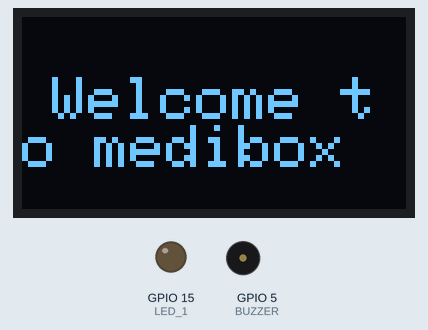
This sketch was run on a simulated ESP32. On the bench: 128×64 one-colour display, output pins drawn as LEDs (lit = HIGH), buzzer (waves = sounding, pin HIGH). The display library's start-up logo is not drawn.

Above: at 2.1 s.
At 4.2 s:
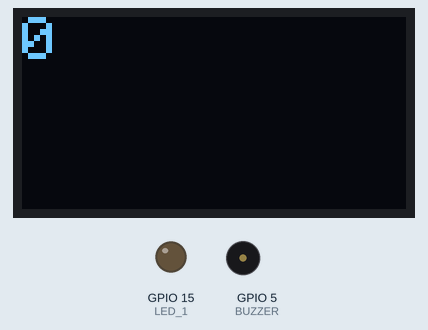
At 16.3 s:
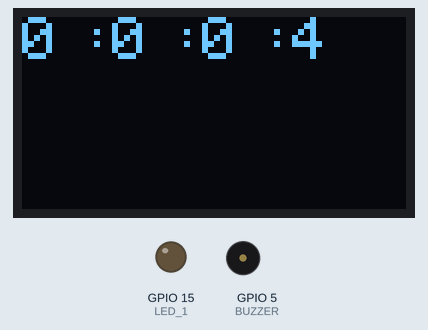
At 26.4 s:
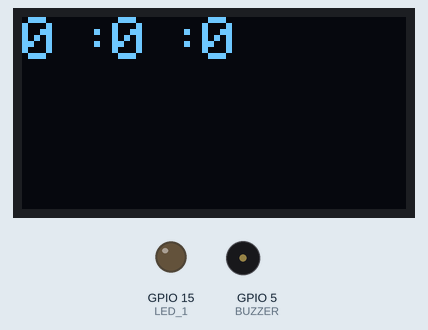
At 30.5 s:
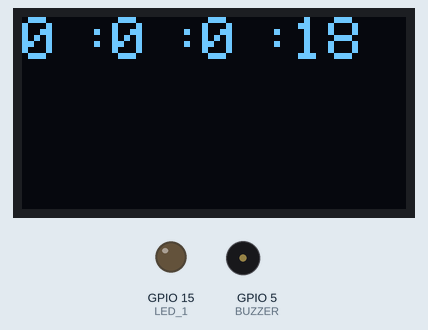
At 36.6 s:
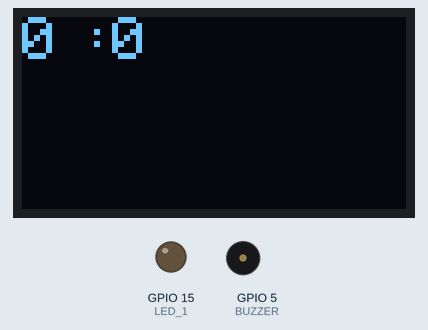

The sketch:

esp32_alarms.arduino.ino
```cpp
// include libraries
#include <Wire.h>
#include <Adafruit_GFX.h>
#include <Adafruit_SSD1306.h>

//define OLED parameters
#define SCREEN_WIDTH 128
#define SCREEN_HEIGHT 64
#define OLED_RESET -1
#define SCREEN_ADDRESS 0x3C

#define BUZZER 5
#define LED_1 15
#define PB_CANCEL 34

//declare objects
Adafruit_SSD1306 display(SCREEN_WIDTH,SCREEN_HEIGHT,&Wire ,OLED_RESET);

//Global variables
int days = 0;
int hours = 0;
int minutes = 0;
int seconds = 0;

unsigned long timeNow = 0 ;
unsigned long timeLast = 0 ;

bool alarm_enabled = true;
int n_alarms = 2;
int alarm_hours[] = {0,1};
int alarm_minutes[] = {1,10};
bool alarm_triggered[] = {false,false};

int n_notes = 8 ;
int C = 262;
int D = 294;
int E = 330;
int F = 349;
int G = 392;
int A = 440;
int B = 494;
int C_H = 523;
int notes[] = {C,D,E,F,G,A,B,C_H};

void setup() {

  pinMode(BUZZER, OUTPUT);
  pinMode(LED_1, OUTPUT);
  pinMode(PB_CANCEL, INPUT);

  //Initialize serial monitor and OLED display
  Serial.begin(115200);
  if (! display.begin(SSD1306_SWITCHCAPVCC, SCREEN_ADDRESS)){
    Serial.println(F("SSD1306 allocation failed"));
    for (;;);
  }


  //turn on OLED display
  display.display();
  delay(2000);

  //clear OLED display
  display.clearDisplay();

  print_line("Welcome to medibox",10,20,2);
  display.clearDisplay();
  //print_line();
  //display a custom message
//   display.setTextSize(1);
//   display.setTextColor(SSD1306_WHITE);
//   display.setCursor(0,0);
//   display.println(F("Welcome Medibox!"));
//   display.display();
//   delay(2000);

}

void loop() {
  // put your main code here, to run repeatedly
  update_time_with_check_alarms();
}
void print_line(String text , int column , int row , int text_size){
//void print_line(void){
    display.setTextSize(text_size);
    display.setTextColor(SSD1306_WHITE);
    display.setCursor(column,row);
    display.println(text);
    display.display();
    delay(2000);
    // display.clearDisplay();
    // display.setTextSize(2);
    // display.setTextColor(SSD1306_WHITE);
    // display.setCursor(0,0);
    // display.println(F("Welcome to medibox"));
    // display.display();
    // delay(2000);

}

void print_time_now(void){
  display.clearDisplay();
  print_line(String(days),0,0,2);
  print_line(":",20,0,2);
  print_line(String(hours),30,0,2);
  print_line(":",50,0,2);
  print_line(String(minutes),60,0,2);
  print_line(":",80,0,2);
  print_line(String(seconds),90,0,2);

}

void update_time(){
  timeNow = millis()/1000; // seconds past after bootup
  seconds = timeNow-timeLast ;

  if(seconds >= 60){
    minutes += 1 ;
    timeLast += 60 ;
  }

  if(minutes == 60){
    hours += 1;
    minutes = 0;
  }

  if (hours == 24){
    days +=1 ;
    hours = 0;
  }
}


void ring_alarm(){
    display.clearDisplay();
    print_line("Medicine Time :",0,0,2);

    digitalWrite(LED_1, HIGH);

    bool break_happened = false ;

    //ring the buzzer
    while (break_happened == false  && digitalRead(PB_CANCEL) == HIGH){
        for (int i = 0 ; i < n_notes;i++){
          if (digitalRead(PB_CANCEL) == LOW){
            delay(200);
            break_happened = true;
            break;
          }
          tone(BUZZER,notes[i]);
          delay(500);
          noTone(BUZZER);
          delay(3);
    }
    }


    digitalWrite(LED_1,LOW);
    display.clearDisplay();

}


void update_time_with_check_alarms(void){
    update_time();
    print_time_now();
    if (alarm_enabled == true) {
      for (int i = 0 ; i < n_alarms ;i++){
        if (alarm_triggered[i]== false && alarm_hours[i]==hours && alarm_minutes[i]==minutes){
          ring_alarm();
          alarm_triggered[i] = true;
        }
      }
    }
}
```

Measured:
- what the display in image 0 shows lasts 2.0 s, from 2.1 s to 4.1 s
